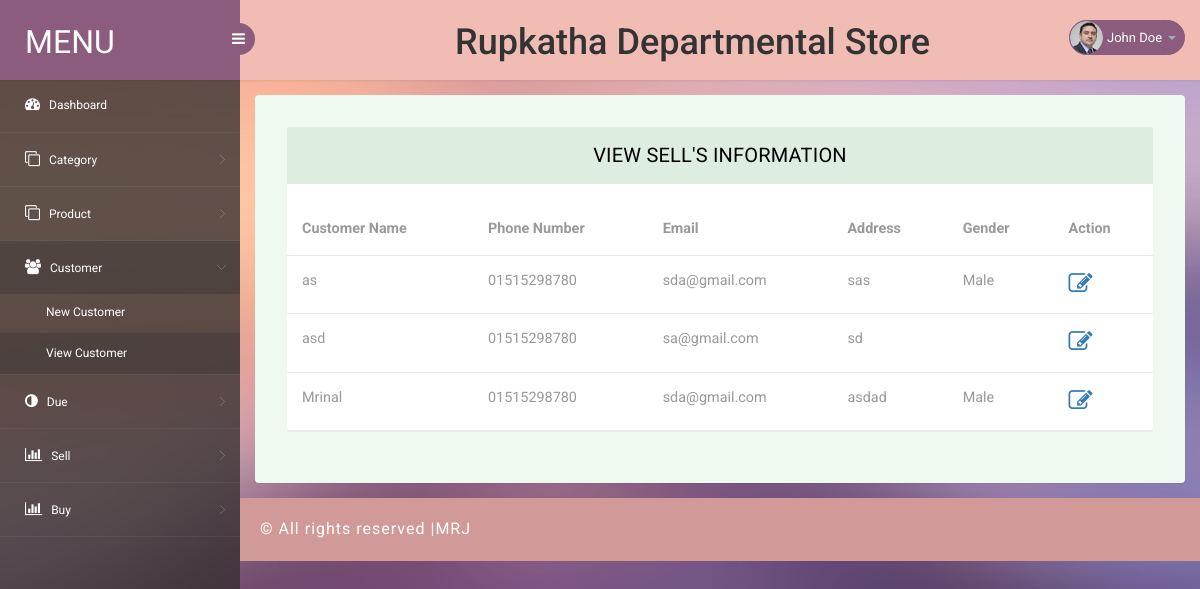
Page /Customer/viewcustomer on the committed database.
### tables this page shows
CREATE TABLE `customer` (
  `id` int(11) NOT NULL,
  `customer_name` varchar(225) NOT NULL,
  `customer_email` varchar(225) NOT NULL,
  `customer_mobile` varchar(17) NOT NULL,
  `customer_address` varchar(225) NOT NULL,
  `customer_gender` varchar(12) NOT NULL
);

### system/lib/Load.php (called while the page is built, shortened)
<?php
class Load
{
	public function view($file,$data=NULL){
		include 'app/views/'.$file.'.php';
	}
	public function model($fileName){
		return new $fileName;
	}
}
?>

### app/controllers/Customer.php (called while the page is built, shortened)
<?php
class Customer extends DController
{
    public function viewcustomer(){
        $data=array();
        $table="customer";
        $CustomerModel=$this->load->model('CustomerModel');
        $data['allcustomer']=$CustomerModel->getAllCustomer($table);
        $this->load->view('web/viewcustomer',$data);
    }
}
?>

### index.php (called while the page is built, shortened)
<?php
$main=new Main();
?>

### system/lib/Database.php (called while the page is built, shortened)
<?php
class Database  extends PDO
{
	public function select($sql,$data=array(),$fetchStyle=PDO::FETCH_ASSOC){
		$stmt=$this->prepare($sql);
		$stmt->execute();
		return  $stmt->fetchAll($fetchStyle);
	}
}
?>

### app/models/CustomerModel.php (called while the page is built, shortened)
<?php
class CustomerModel extends DModel{
	public function getAllCustomer($table){
		$sql="SELECT * FROM $table ORDER BY id DESC";
		return $this->db->select($sql);
	}
}
?>

### system/lib/DController.php (called while the page is built, shortened)
<?php
class DController{
	public function __construct(){
		$this->load=new Load();
	}
}
?>

### system/lib/DModel.php (called while the page is built, shortened)
<?php
class DModel
{
	public function __construct()
	{
		$dsn='mysql:dbname=project; host=localhost';
		$user='root';
		$pass='';
		$this->db = new Database($dsn,$user,$pass);
	}
}
?>

### app/views/web/viewcustomer.php (the view, shortened to what this page needs)
<!DOCTYPE html>
<head>
<?php include "app/views/web/header/StyleJs.php" ?>
</head>
<body>
<?php
include "app/views/web/header/header.php"
?>
<aside>
    <div id="sidebar" class="nav-collapse">
        <?php $page="viewcustomer";
        include "app/views/web/LeftSideBar/leftside.php"
        ?>
    </div>
</aside>
<section id="main-content">
    <section class="wrapper">
        <div class="table-agile-info">
            <div class="panel panel-default">
                <div class="panel-heading">
                    View Sell's Information
                </div>
                <div>
                    <table class="table">
                        <thead>
                        <tr>
                            <th>Customer Name</th>
                            <th>Phone Number</th>
                            <th>Email</th>
                            <th>Address</th>
                            <th>Gender</th>
                            <th>Action</th>
                        </tr>
                        </thead>
                        <tbody>
                        <?php foreach($data['allcustomer'] as $key => $value) {?>
                        <tr data-expanded="true">
                            <td><?php echo $value['customer_name'];?></td>
                            <td><?php echo $value['customer_mobile'];?></td>
                            <td><?php echo $value['customer_email'];?></td>
                            <td><?php echo $value['customer_address'];?></td>
                            <td><?php echo $value['customer_gender'];?></td>
                            <td title="Edit"><a href="<?php echo BASE_URL ; ?>Customer/editcustomer/<?php echo $value['id'];?>"><i class="fa fa-edit" style="font-size:24px"></i></a></td>
                        </tr>
                        <?php }?>
                        </tbody>
                    </table>
                </div>
            </div>
        </div>
        <?php
        include "app/views/web/footer/footer.php";
        ?>
</body>
</html>

### system/lib/Main.php (shortened to what this page needs)
<?php
class Main
{
	public $url;
	public $controller;
	public $controllerName="Index";
	public $methodName="home";
	public $controllerPath="app/controllers/";
	function __construct()
	{
		$this->loadMethod();
	}
	public function getUrl(){
		$this->url=isset($_GET['url']) ? $_GET['url'] :NULL;
		if($this->url!=NULL){
			$this->url=rtrim($this->url,'/');
			$this->url=explode('/',filter_var($this->url,FILTER_SANITIZE_URL));
		}
		else{
			unset($this->url);
		}
	}
	public function loadController(){
		if (!isset($this->url[0])){
			include $this->controllerPath.$this->controllerName.".php";
			$this->controller = new $this->controllerName();
			$this->controller->{$this->methodName}();
		}
		else{
			$this->controllerName=$this->url[0];
			$file=$this->controllerPath.$this->controllerName.".php";
			if (file_exists($file)) {
				if (class_exists($this->controllerName)) {
					$this->controller=new $this->controllerName();
				}else{
					header("Location:".BASE_URL);
				}
			}
			else{
				header("Location:".BASE_URL);
			}
		}
	}
	public function loadMethod(){
		if (isset($this->url[2])) {
			$this->methodName=$this->url[1];
			if (method_exists($this->controller,$this->methodName)) {
				$this->controller->{$this->methodName}($this->url[2]);
			}else{
				header("Location:".BASE_URL);
			}
		}else{
			if (isset($this->url[1])) {
				$this->methodName=$this->url[1];
				if (method_exists($this->controller,$this->methodName)) {
					$this->controller->{$this->methodName}();
				}else{
					header("Location:".BASE_URL);
				}
			}
		}
	}
}
?>

### app/views/web/header/StyleJs.php (shortened to what this page needs)
<link rel="stylesheet" href="<?php echo BASE_URL; ?>app/views/web/css/bootstrap.min.css" >
<link href="<?php echo BASE_URL; ?>app/views/web/css/style.css" rel='stylesheet' type='text/css' />
<link href="<?php echo BASE_URL; ?>app/views/web/css/style-responsive.css" rel="stylesheet"/>
<link rel="stylesheet" href="<?php echo BASE_URL; ?>app/views/web/css/font.css" type="text/css"/>
<link href="<?php echo BASE_URL; ?>app/views/web/css/font-awesome.css" rel="stylesheet">
<link rel="stylesheet" href="<?php echo BASE_URL; ?>app/views/web/css/morris.css" type="text/css"/>
<link rel="stylesheet" href="<?php echo BASE_URL; ?>app/views/web/css/monthly.css">

### app/views/web/header/header.php (shortened to what this page needs)
<header class="header fixed-top clearfix">
<div class="brand">
    <a href="index.html" class="logo">
        Menu
    </a>
    <div class="sidebar-toggle-box">
        <div class="fa fa-bars"></div>
    </div>
</div>
<div class="nav notify-row text-center" id="top_menu">
    <h1 class="text-center" style="padding-left: 190px;">Rupkatha Departmental Store</h1>
</div>
<div class="top-nav clearfix">
    <ul class="nav pull-right top-menu">
        <li class="dropdown">
            <a data-toggle="dropdown" class="dropdown-toggle" href="#">
                <img alt="" src="<?php echo BASE_URL; ?>app/views/web/images/2.png">
                <span class="username">John Doe</span>
                <b class="caret"></b>
            </a>
        </li>
    </ul>
</div>
</header>

### app/views/web/LeftSideBar/leftside.php (shortened to what this page needs)
  <div class="leftside-navigation">
      <ul class="sidebar-menu" id="nav-accordion">
          <li>
              <a href="index.html" class="<?php if($page=='dashboard'){echo "active";}?>">
                  <i class="fa fa-dashboard"></i>
                  <span >Dashboard</span>
              </a>
          </li>
          <li class="sub-menu">
              <a href="javascript:;" class="<?php if($page=='addcategory' || $page=='viewcategory' ){echo "active";} ?>">
                  <i class="fa fa-clone" aria-hidden="true"></i>
                  <span>Category </span>
              </a>
          </li>
          <li class="sub-menu">
              <a href="javascript:;" class="<?php if($page=='addproduct' || $page=='viewproduct' ){echo "active";} ?>">
                  <i class="fa fa-clone" aria-hidden="true"></i>
                  <span>Product </span>
              </a>
          </li>
          <li class="sub-menu">
              <a href="javascript:;" class="<?php if($page=='viewcustomer' || $page=='addcustomer' ){echo "active";} ?>">
                  <i class="fa fa-users" aria-hidden="true"></i>
                  <span>Customer</span>
              </a>
              <ul class="sub">
<li class="<?php if($page=='addcustomer' ){echo "active";} ?>"><a href="<?php echo BASE_URL ; ?>Customer/addcustomer">New Customer</a></li>
<li class="<?php if($page=='viewcustomer' ){echo "active";} ?>"><a href="<?php echo BASE_URL ; ?>Customer/viewcustomer">View Customer</a></li>
              </ul>
          </li>
          <li class="sub-menu">
              <a href="javascript:;" class="<?php if($page=='shopdue' || $page=='customerdue' ){echo "active";} ?>">
                  <i class="fa fa-adjust" aria-hidden="true"></i>
                  <span>Due </span>
              </a>
          </li>
          <li class="sub-menu">
              <a href="javascript:;"  class="<?php if($page=='viewsell' || $page=='addsell' ){echo "active";} ?>">
                  <i class=" fa fa-bar-chart-o"></i>
                  <span>Sell</span>
              </a>
          </li>
          <li class="sub-menu">
              <a href="javascript:;" class="<?php if($page=='addbuy' || $page=='viewbuy' ){echo "active";} ?>">
                  <i class=" fa fa-bar-chart-o"></i>
                  <span>Buy</span>
              </a>
          </li>
      </ul>
  </div>

### app/views/web/footer/footer.php
</section>
		  <div class="footer">
			<div class="wthree-copyright ">
			  <p>©  All rights reserved |MRJ </p>
			</div>
		  </div>
</section>

### rows in the picture
customer: customer_name "as", customer_mobile "01515298780", customer_email "sda@gmail.com", customer_address "sas", customer_gender "Male"
customer: customer_name "asd", customer_mobile "01515298780", customer_email "sa@gmail.com", customer_address "sd"
customer: customer_name "Mrinal", customer_mobile "01515298780", customer_email "sda@gmail.com", customer_address "asdad", customer_gender "Male"
